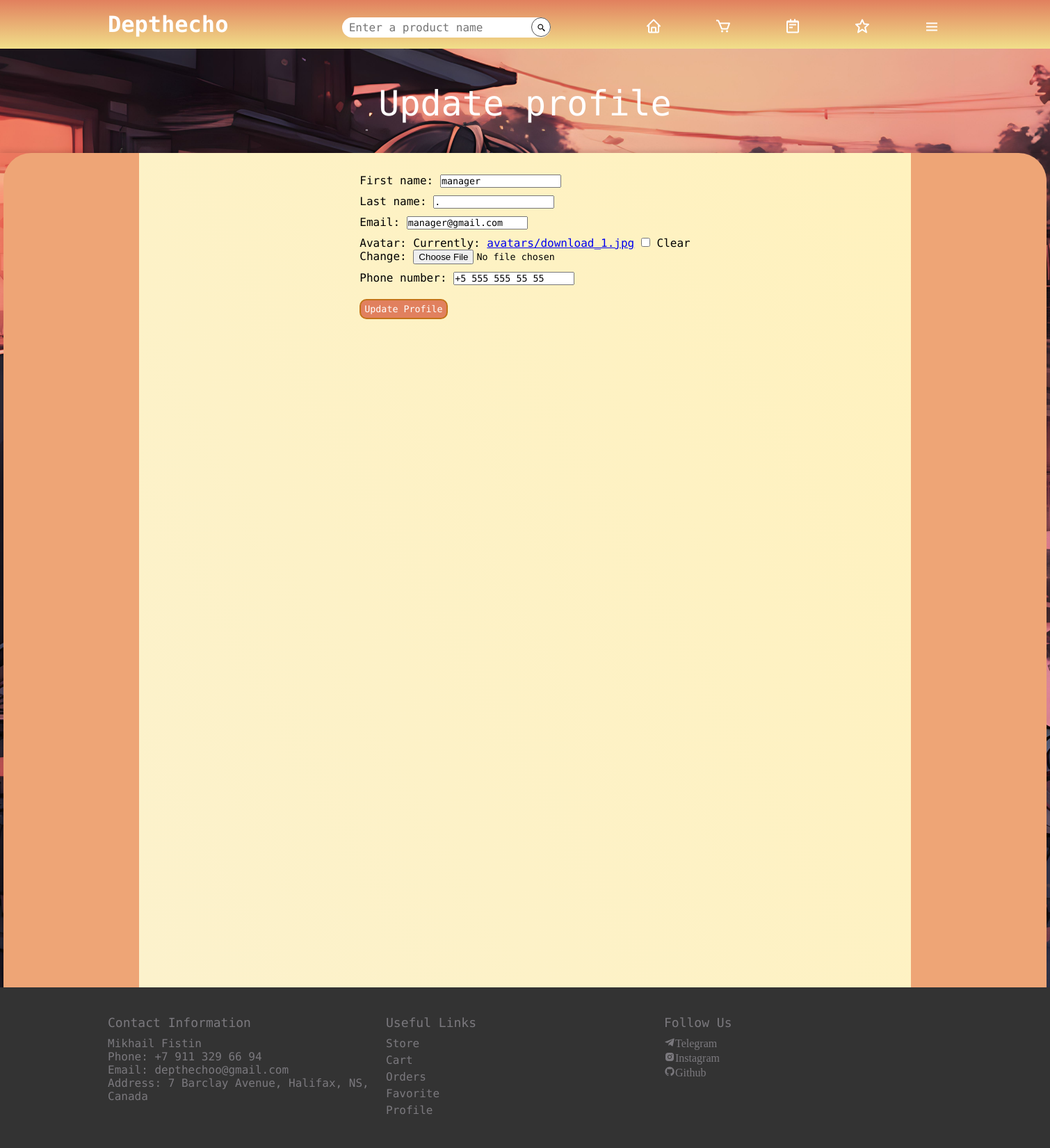
Screenshot of /update-profile/ (signed in) with the database file from the repository.
### user_profile/models.py (models this page shows, shortened)
class UserProfile(models.Model):
    user = models.OneToOneField(CustomUser, on_delete=models.CASCADE, related_name='profile')
    username = models.CharField(max_length=150, unique=True)
    first_name = models.CharField(max_length=50, default="-")
    last_name = models.CharField(max_length=50, default="-")
    email = models.EmailField()
    avatar = models.ImageField(upload_to='avatars/', null=True, blank=True, default='avatars/default.png')
    phone_number = models.CharField(max_length=20, null=True, blank=True, default="-")

### user_profile/views.py (the view)
# urls.py: path('update-profile/', views.update_profile, name='update-profile'),
@login_required(login_url='login-page')
def update_profile(request):
    user = request.user
    try:
        profile = UserProfile.objects.get(user=user)
    except UserProfile.DoesNotExist:
        profile = None
    if request.method == 'POST':
        form = CustomUserProfileForm(request.POST, request.FILES, instance=profile)
        if form.is_valid():
            profile = form.save(commit=False)
            profile.user = request.user
            profile.save()
            return redirect('profile')
    else:
        form = CustomUserProfileForm(instance=profile)
    return render(request, 'user_profile/update_profile.html', {'form': form})

### user_profile/forms.py
class CustomUserProfileForm(forms.ModelForm):
    class Meta:
        model = UserProfile
        fields = ['first_name', 'last_name', 'email', 'avatar', 'phone_number']

### user_profile/templates/user_profile/update_profile.html (shortened to what this page needs)
{% extends 'mainpage/base.html' %}
{% load static %}
{% block content %}
{% include 'mainpage/main_header.html' %}
<div class="profile-page-body">
    <div class="empty-space">
        <h1 class="store-header">
            Update profile
        </h1>
    </div>
    <section class="update-profile-page-main">
        <div class="update-profile-page-content">
            <div class="update-profile-page-container">
                <form method="post" enctype="multipart/form-data">
                    {{ form.as_p }}
                    <button type="submit" class="btn btn-primary">Update Profile</button>
                </form>
            </div>
        </div>
    </section>
</div>
{% endblock %}

### mainpage/static/style/style.css (style rules this page uses)
:root { --main-light-theme-color: #E1805E; --second-light-theme-color: #C47318; --third-light-theme-color: #f1df8a; --bg-light-theme-color: #FCF2CC; --light-theme-text-color: black; --bg-light-theme: url('/static/images/BG_light.jpg'); --bg-dark-theme: url('/static/images/BG_dark.jpg'); --main-dark-theme-color: #9C67E0; --second-dark-theme-color: #4E2E72; --bg-dark-theme-color: #515252; --dark-theme-text-color: white; }
* { margin: 0; padding: 0; box-sizing: border-box; font-family: 'Roboto', sans-serif; font-family: 'Sometype Mono', monospace; font-weight: 500; }
body { background-image: var(--bg-light-theme-color); }
.empty-space { width: 100%; height: 150px; text-align: center; vertical-align: middle; }
.empty-space h1 { color: var(--dark-theme-text-color); padding-top: 50px; font-size: 50px; }
.profile-page-body { background-image: var(--bg-light-theme); background-size: cover; background-position: center; }
.update-profile-page-main { width: 100%; height: 1200px; background-color: transparent; box-shadow: 0 0 10px rgba(0, 0, 0, .2); }
.update-profile-page-content { position: relative; width: 1500px; height: 100%; margin: 0 auto; background-color: #EEA576; border-radius: 40px 40px 0 0; }
.update-profile-page-container { width: 1110px; height: 100%; margin: 0 auto; display: flex; flex-wrap: wrap; justify-content: space-around; background-image: linear-gradient(60deg, var(--bg-light-theme-color), #FFF2BE); }
.update-profile-page-container form { margin-top: 20px; text-align: left; }
.update-profile-page-container form p { display: block; margin-top: 10px; }
.update-profile-page-container form button { margin-top: 20px; padding: 5px; border: 2px solid var(--second-light-theme-color); border-radius: 10px; color: var(--dark-theme-text-color); background-color: var(--main-light-theme-color); }

### rows the page displays
UserProfile: first_name "manager", last_name ".", email "manager@gmail.com", phone_number "+5 555 555 55 55"
